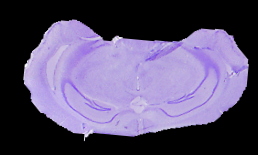
#> input picture data/rotated images/rotated_segmented_1.png, 258 x 155 px, given as the content of the folder /home/ioanna/Documents/Thesis/raw_data/good sections, which was not available
$ python rotate_image.py
#> lines starting #> are read from the running program, lines starting #| are printed output that depends on the picture; after the words box and inside, x2 and y2 are one past the last pixel; in counts of white or black regions, pixels touching at a corner belong together; pictures that were not available may be replaced by others from this repository, and a replacement may not be noted
### src/segmentation/image_segmentation.py
import cv2
import numpy as np
import matplotlib.pyplot as plt
import os
from PIL import Image

# Load the image
path = '/home/ioanna/Documents/Thesis/raw_data/good sections'

def segmentation(image_file):
    img = Image.open(image_file)
#> img is the input picture: PIL image 258x155 RGB; mean R, G, B 89.8, 80.6, 110.4
    img = np.array(img)

    # Convert to grayscale
    gray = cv2.cvtColor(img, cv2.COLOR_BGR2GRAY)
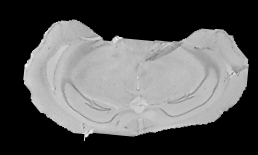
#> gray: shape (155, 258); min 0, max 251, mean 90.6
    # plt.imshow(gray)
    # plt.show()

    # Apply Canny edge detection
    edges = cv2.Canny(gray, 20, 200)
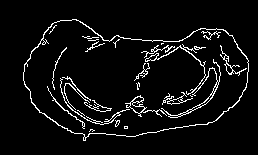
#> edges: shape (155, 258); 5.7% white in thin lines or dots, all inside (x1, y1, x2, y2) = (23, 19, 249, 141)
    # plt.imshow(edges)
    # plt.show()
    # Apply dilation to thicken the edges
    kernel = np.ones((5,5),np.uint8)
    dilation = cv2.dilate(edges, kernel, iterations=1)
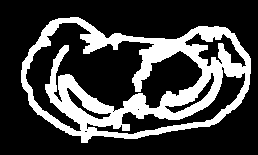
#> dilation: shape (155, 258); 26.1% white; 1 white region
    # plt.imshow(dilation)
    # plt.show()

    # Find the contours of the object
    contours, hierarchy = cv2.findContours(dilation, cv2.RETR_EXTERNAL, cv2.CHAIN_APPROX_SIMPLE)
#> contours = 1 contour; box (x1, y1, x2, y2) and area: (21, 17, 251, 143) 21259
    # Find the largest contour
    largest_contour = max(contours, key=cv2.contourArea)
#> largest_contour = contour of 216 points, box (x1, y1, x2, y2) (21, 17, 251, 143), area 21259
    # plt.imshow(hierarchy)
    # plt.show()

    # Create a mask of the object
    mask = np.zeros_like(gray)
    cv2.drawContours(mask, [largest_contour], 0, (255, 255, 255), -1)
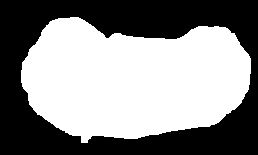
#> mask: shape (155, 258); 53.9% white; 1 black region, box (x1, y1, x2, y2) and area: (0, 0, 258, 155) 18447
    # plt.imshow(mask)
    # plt.show()

    # Apply erosion to remove noise in outer edges
    kernel = np.ones((5,5),np.uint8)
    mask = cv2.morphologyEx(mask, cv2.MORPH_ERODE, kernel)
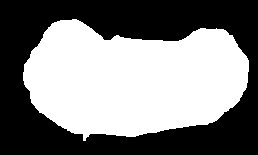
#> mask: shape (155, 258); 50.1% white; 1 black region, box (x1, y1, x2, y2) and area: (0, 0, 258, 155) 19943
    mask = cv2.erode(mask, kernel, iterations=1)
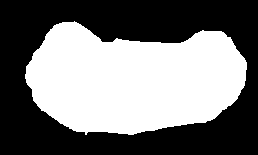
#> mask: shape (155, 258); 46.5% white; 1 white region, box (x1, y1, x2, y2) and area: (25, 21, 247, 135) 18590
    # plt.imshow(mask)
    # plt.show()

    # Apply the mask to the original image
    result = cv2.bitwise_and(img, img, mask=mask)
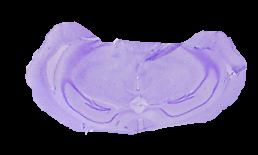
#> result: shape (155, 258, 3); mean R, G, B 84.7, 75.9, 104.3
    # plt.imshow(result)
    # plt.show()

    result = cv2.cvtColor(result,cv2.COLOR_RGB2BGR)
    # plt.show()
    return result, mask


# Set the path to the folder where you want to save the processed images
output_folder_path1 = "../seg_results"
# output_folder_path2 = "data/results bad"

# Create the output folder if it doesn't exist
if not os.path.exists(output_folder_path1):
    os.makedirs(output_folder_path1)

# # Create the output folder if it doesn't exist
# if not os.path.exists(output_folder_path2):
#     os.makedirs(output_folder_path2)

# Loop through all the files in the folder
for filename in os.listdir(path):
    # Check if the file is an image
    if filename.endswith(".jpg") or filename.endswith(".png") or filename.endswith(".tiff") or filename.endswith(".JPG"):
        # Load the image
        img_path = os.path.join(path, filename)
        result, mask = segmentation(img_path)
        output_img_path = os.path.join(output_folder_path1, "segmented_"+filename)
        cv2.imwrite(output_img_path, result)

# [9 lines of commented-out code are left out]

### src/segmentation/rotate_image.py
import cv2
import numpy as np
import os
import image_segmentation as seg
import numpy as np
from sklearn.decomposition import PCA
import math

# [79 lines left out: functions is_aligned, align_image, not called in this run]


path1 = "data/results good"

# Set the path to the folder where you want to save the processed images
output_folder = "data/rotated images"


# Create the output folder if it doesn't exist
if not os.path.exists(output_folder):
    os.makedirs(output_folder)

#  Loop through all the files in the folder
#> (the run stopped early here; a loop or call above may not have finished)

$ run again, on data/rotated images/rotated_segmented_6.png
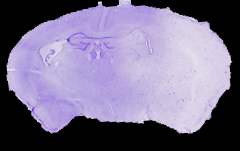
#> input picture data/rotated images/rotated_segmented_6.png, 240 x 151 px, given as the content of the folder /home/ioanna/Documents/Thesis/raw_data/good sections, which was not available
#> in segmentation, img is the input picture: PIL image 240x151 RGB; mean R, G, B 121.5, 112.7, 140.7
#> edges: shape (151, 240); 4.6% white in thin lines or dots, all inside (x1, y1, x2, y2) = (6, 0, 232, 134)
#> in segmentation, `dilation = cv2.dilate(edges, kernel, iterations=1)`:
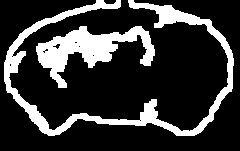
#> dilation: shape (151, 240); 20.8% white; 2 white regions
#> contours = 2 contours; box (x1, y1, x2, y2) and area: (4, 0, 234, 136) 4036, (36, 26, 155, 88) 2725
#> largest_contour = contour of 512 points, box (x1, y1, x2, y2) (4, 0, 234, 136), area 4036
#> in segmentation, `mask = cv2.erode(mask, kernel, iterations=1)`:
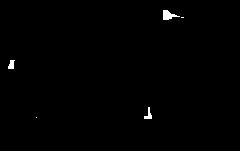
#> mask: shape (151, 240); 0.52% white; 5 white regions (2 under 20 px), largest, box (x1, y1, x2, y2) and area: (163, 10, 180, 20) 93, (144, 107, 152, 119) 46, (8, 60, 15, 69) 45

$ run again, on data/rotated images/rotated_segmented_7.png
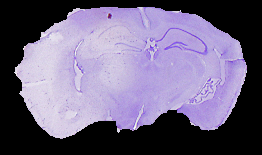
#> input picture data/rotated images/rotated_segmented_7.png, 262 x 155 px, given as the content of the folder /home/ioanna/Documents/Thesis/raw_data/good sections, which was not available
#> in segmentation, img is the input picture: PIL image 262x155 RGB; mean R, G, B 110.1, 100.9, 128
#> in segmentation, `edges = cv2.Canny(gray, 20, 200)`:
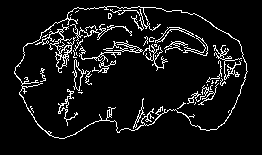
#> edges: shape (155, 262); 7.9% white in thin lines or dots, all inside (x1, y1, x2, y2) = (14, 6, 248, 139)
#> dilation: shape (155, 262); 33% white; 1 white region
#> contours = 1 contour; box (x1, y1, x2, y2) and area: (12, 4, 250, 141) 24992
#> largest_contour = contour of 265 points, box (x1, y1, x2, y2) (12, 4, 250, 141), area 24992
#> in segmentation, `result = cv2.bitwise_and(img, img, mask=mask)`:
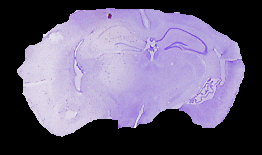
#> result: shape (155, 262, 3); mean R, G, B 104.1, 95.4, 121.1

$ run again, on data/rotated images/rotated_segmented_8.jpg
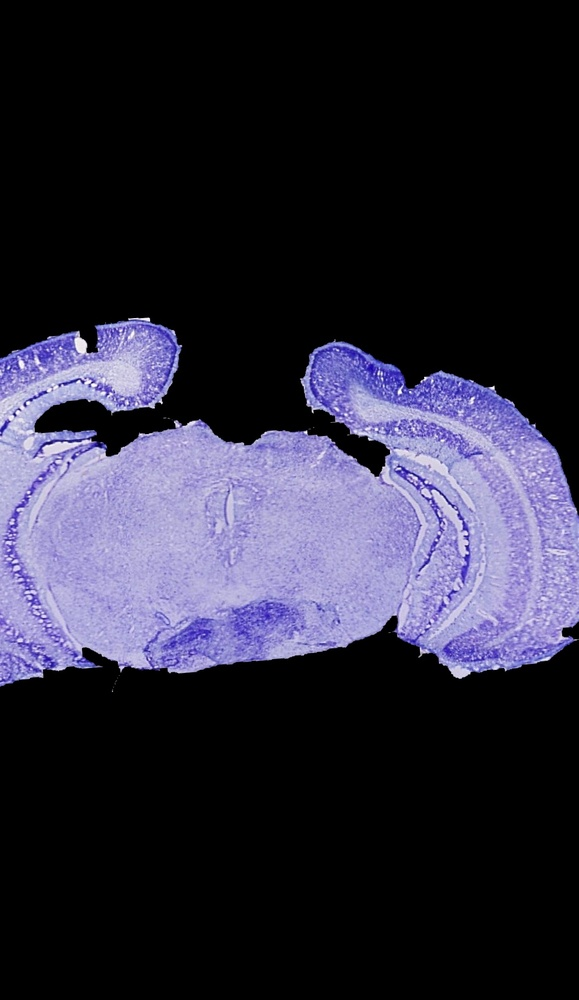
#> input picture data/rotated images/rotated_segmented_8.jpg, 579 x 1000 px, shrunk from 968 x 1672 before the run, given as the content of the folder /home/ioanna/Documents/Thesis/raw_data/good sections, which was not available
#> in segmentation, img is the input picture: PIL image 579x1000 RGB; mean R, G, B 42.7, 40.7, 57.1
#> edges: shape (1000, 579); 8.6% white in thin lines or dots, all inside (x1, y1, x2, y2) = (0, 317, 579, 693)
#> dilation: shape (1000, 579); 26% white; 2 white regions
#> contours = 2 contours; box (x1, y1, x2, y2) and area: (0, 315, 579, 689) 159418, (109, 678, 120, 695) 110
#> largest_contour = contour of 1009 points, box (x1, y1, x2, y2) (0, 315, 579, 689), area 159418
#> in segmentation, `result = cv2.bitwise_and(img, img, mask=mask)`:
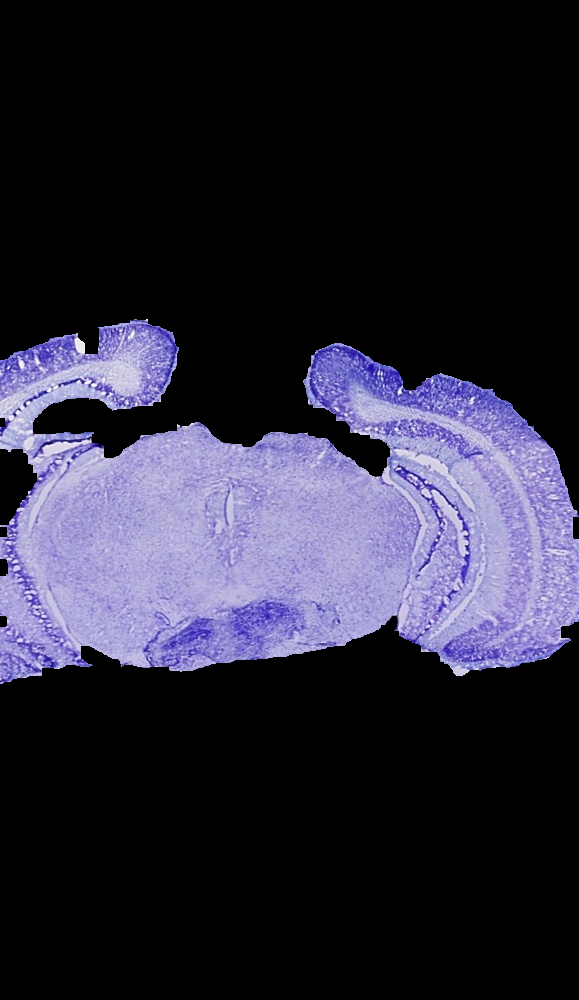
#> result: shape (1000, 579, 3); mean R, G, B 40.9, 39, 54.6
